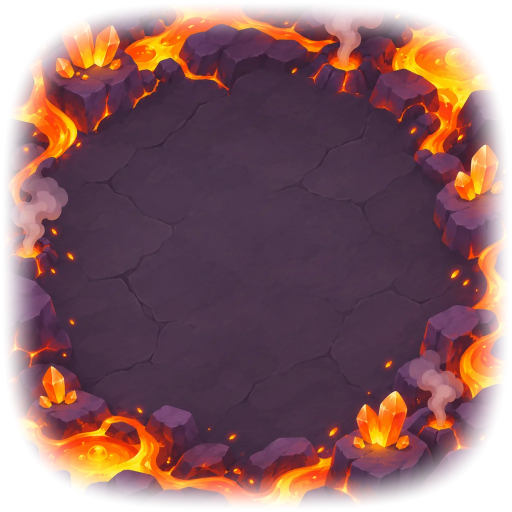
#> input picture assets/arena/ground-crater.webp, 1024 x 1024 px (shown at 1/2 size)
$ python slice.py ../../assets/arena/ground-crater.webp 5 5 ../../assets/arena/ground-factory.webp ../../assets/arena/ground-factory.webp 100
#> lines starting #> are read from the running program, lines starting #| are printed output that depends on the picture; after the words box and inside, x2 and y2 are one past the last pixel; in counts of white or black regions, pixels touching at a corner belong together
# Cut a transparent grid sheet into square, centred, equal-sized icons. usage: slice.py sheet.png rows cols outdir name1,name2,... [size]
import sys, os
from PIL import Image, ImageFilter
import numpy as np
from scipy import ndimage
src,rows,cols,out,names=sys.argv[1],int(sys.argv[2]),int(sys.argv[3]),sys.argv[4],sys.argv[5].split(',')
size=int(sys.argv[6]) if len(sys.argv)>6 else 256
tight=len(sys.argv)>7 and sys.argv[7]=='tight'   # tight: keep the object's own shape (for standees) instead of padding it to a square
im=Image.open(src).convert('RGBA'); W,H=im.size; A=np.array(im); a0=A[:,:,3].astype(float)
#> further down, im is the input picture: PIL image 1024x1024 RGBA; mean R, G, B, A 114.7, 62.5, 61.8, 199.9
#> after `W, H = im.size`: W = 1024; H = 1024
#> after `a0 = A[:, :, 3].astype(float)`:
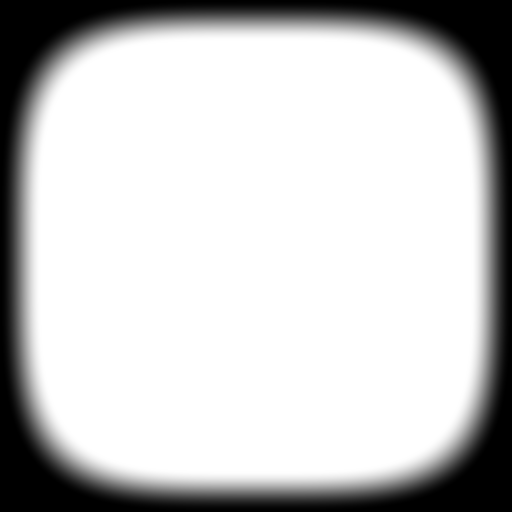
#> a0: shape (1024, 1024) float64 (shown at 1/2 size); min 0, max 255, mean 199.9
A[:,:,3]=np.clip((a0-20)/(210-20),0,1)*255; im=Image.fromarray(A); a=A[:,:,3]   # generated sheets come slightly see-through: stretch alpha so solid areas are fully solid
#> after `A[:, :, 3] = np.clip((a0 - 20) / (210 - 20), 0, 1) * 255`:
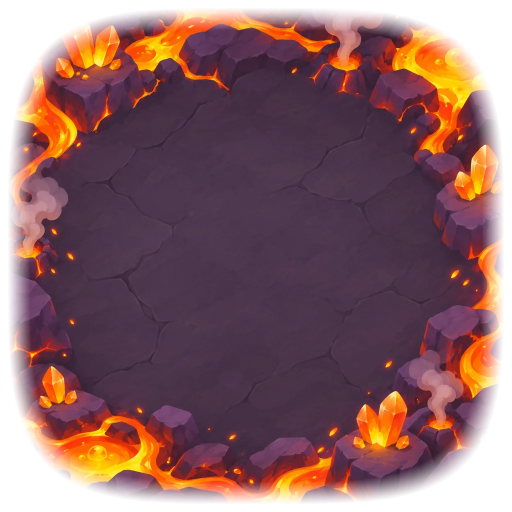
#> A: shape (1024, 1024, 4) (shown at 1/2 size); mean R, G, B, A 114.7, 62.5, 61.8, 202.2; transparent parts drawn white
#> after `a = A[:, :, 3]`:
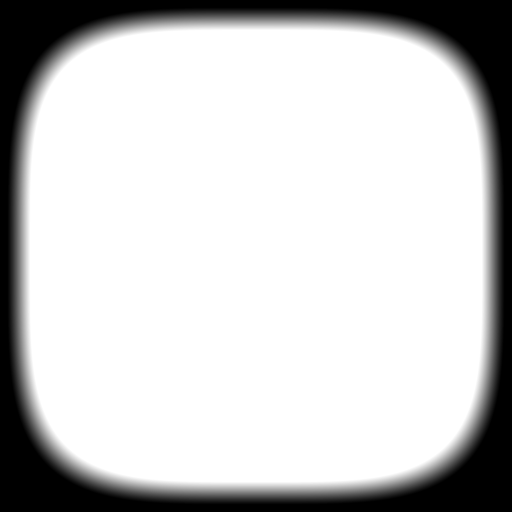
#> a: shape (1024, 1024) (shown at 1/2 size); min 0, max 255, mean 202.2
print('alpha hist: 0=%d 1-200=%d 201-254=%d 255=%d'%((a==0).sum(),((a>0)&(a<=200)).sum(),((a>200)&(a<255)).sum(),(a==255).sum()))
#| alpha hist: 0=132392 1-200=127232 201-254=32712 255=756240
mask=a>24; lab,n=ndimage.label(mask); boxes={}
#> after `mask = a > 24`:
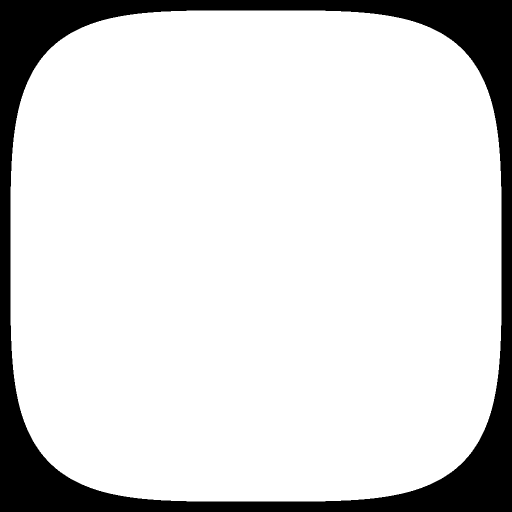
#> mask: shape (1024, 1024) bool (shown at 1/2 size); 85.3% white; 1 black region, box (x1, y1, x2, y2) and area: (0, 0, 1024, 1024) 153764
#> after `lab, n = ndimage.label(mask)`: n = 1
for i,sl in enumerate(ndimage.find_objects(lab),1):
    area=(lab[sl]==i).sum()
    if area<40: continue
    cy,cx=ndimage.center_of_mass(lab==i) if area>2000 else ((sl[0].start+sl[0].stop)/2,(sl[1].start+sl[1].stop)/2)
    key=(min(rows-1,int(cy*rows/H)),min(cols-1,int(cx*cols/W)))
    b=boxes.get(key); y0,y1,x0,x1=sl[0].start,sl[0].stop,sl[1].start,sl[1].stop
    boxes[key]=(y0,y1,x0,x1) if not b else (min(b[0],y0),max(b[1],y1),min(b[2],x0),max(b[3],x1))
#> this loop made 1 pass
#> (i, area, cy, cx, key, y0, y1, x0) on pass 1: (1, 894812, 511.5, 511.5, (2, 2), 21, 1003, 21)
#> after the loop, boxes = {(2, 2): (21, 1003, 21, 1003)}
os.makedirs(out,exist_ok=True)
for r in range(rows):
    for c in range(cols):
        k=r*cols+c
        if k>=len(names) or not names[k] or (r,c) not in boxes: continue
        y0,y1,x0,x1=boxes[(r,c)]; crop=im.crop((x0,y0,x1,y1)); w,h=crop.size; s=int(max(w,h)*1.06)
        if tight: f=size/max(w,h); sq=crop.resize((max(1,round(w*f)),max(1,round(h*f))),Image.LANCZOS)
        else:
            sq=Image.new('RGBA',(s,s),(0,0,0,0)); sq.paste(crop,((s-w)//2,(s-h)//2)); sq=sq.resize((size,size),Image.LANCZOS)
        sq.save(f'{out}/{names[k]}.png'); sq.save(f'{out}/{names[k]}.webp',quality=88,method=6)
        print(names[k],(w,h),os.path.getsize(f'{out}/{names[k]}.webp'))

$ run again, on assets/arena/ground-harbour.webp
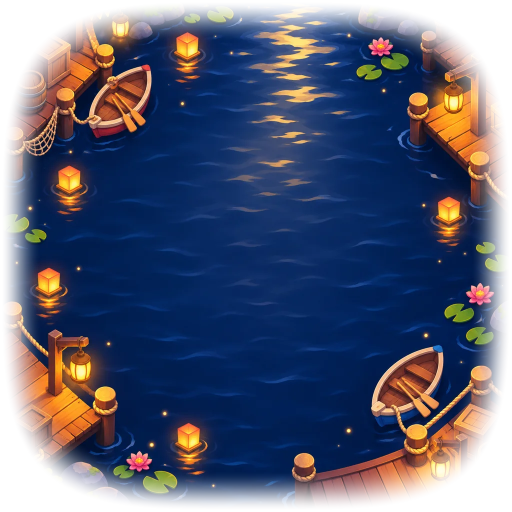
#> input picture assets/arena/ground-harbour.webp, 1024 x 1024 px (shown at 1/2 size)
#> im is the input picture: PIL image 1024x1024 RGBA; mean R, G, B, A 55.1, 54.7, 78.2, 199.9
#> `A[:, :, 3] = np.clip((a0 - 20) / (210 - 20), 0, 1) * 255`:
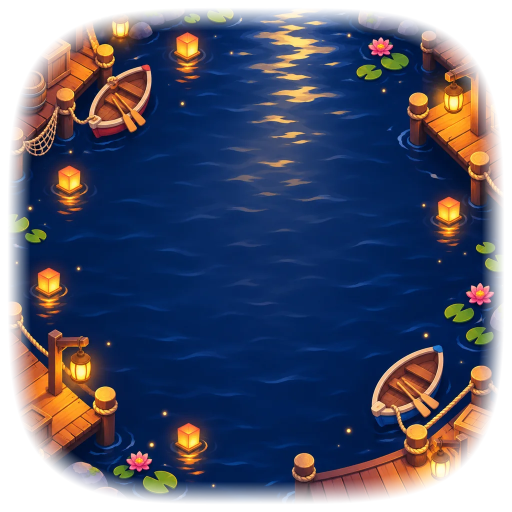
#> A: shape (1024, 1024, 4) (shown at 1/2 size); mean R, G, B, A 55.1, 54.7, 78.2, 202.2; transparent parts drawn white
#| alpha hist: 0=132392 1-200=127232 201-254=32712 255=756240
#> mask: shape (1024, 1024) bool; 85.3% white; 1 black region, box (x1, y1, x2, y2) and area: (0, 0, 1024, 1024) 153764
#> n = 1
#> the loop `for i,sl in enumerate(ndimage.find_objects(lab),1):` made 1 pass
#> (i, area, cy, cx, key, y0, y1, x0) on pass 1: (1, 894812, 511.5, 511.5, (2, 2), 21, 1003, 21)
#> after the loop `for i,sl in enumerate(ndimage.find_objects(lab),1):`: boxes = {(2, 2): (21, 1003, 21, 1003)}

$ run again, on assets/arena/ground-plaza.webp
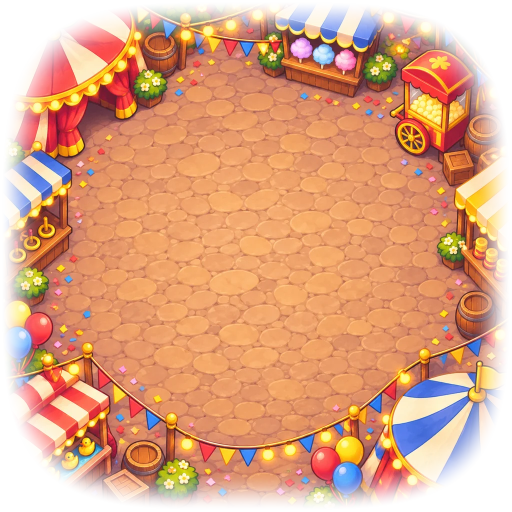
#> input picture assets/arena/ground-plaza.webp, 1024 x 1024 px (shown at 1/2 size)
#> im is the input picture: PIL image 1024x1024 RGBA; mean R, G, B, A 203.9, 135.1, 97.7, 199.9
#> `A[:, :, 3] = np.clip((a0 - 20) / (210 - 20), 0, 1) * 255`:
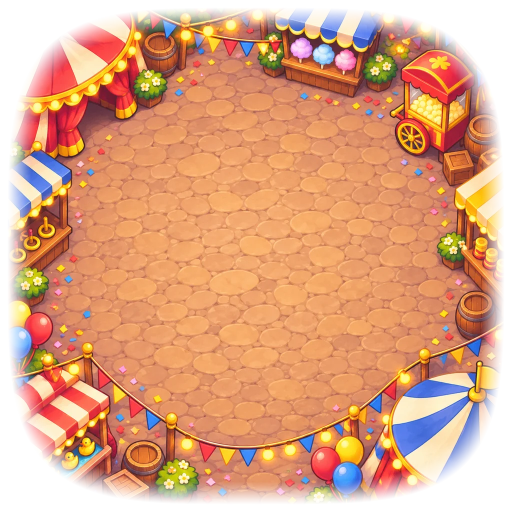
#> A: shape (1024, 1024, 4) (shown at 1/2 size); mean R, G, B, A 203.9, 135.1, 97.7, 202.2; transparent parts drawn white
#| alpha hist: 0=132392 1-200=127232 201-254=32712 255=756240
#> mask: shape (1024, 1024) bool; 85.3% white; 1 black region, box (x1, y1, x2, y2) and area: (0, 0, 1024, 1024) 153764
#> n = 1
#> the loop `for i,sl in enumerate(ndimage.find_objects(lab),1):` made 1 pass
#> (i, area, cy, cx, key, y0, y1, x0) on pass 1: (1, 894812, 511.5, 511.5, (2, 2), 21, 1003, 21)
#> after the loop `for i,sl in enumerate(ndimage.find_objects(lab),1):`: boxes = {(2, 2): (21, 1003, 21, 1003)}
